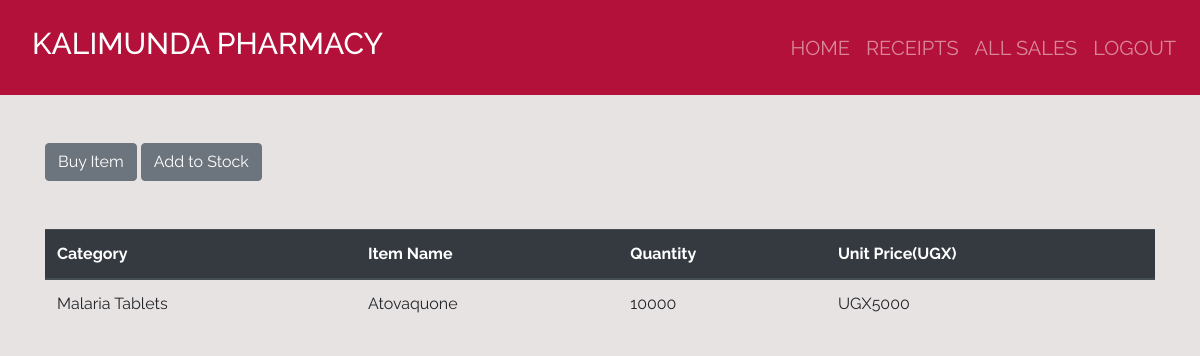
The page /home/1 (signed in) on the database its author committed.
### dawa/models.py (models this page shows, shortened)
class Product(models.Model):
    category_name = models.ForeignKey(Category, on_delete=models.CASCADE, null=True, blank=True)
    item_name = models.CharField(max_length=50, null=True, blank=True)
    total_quantity = models.IntegerField(default=0, null=True, blank=True)
    issued_quantity = models.IntegerField(default=0, null=True, blank=True)
    recieved_quantity = models.IntegerField(default=0, null=True, blank=True)
    unit_price = models.IntegerField(default=0, null=True, blank=True)
    manufacturer = models.CharField(max_length=50, null=True, blank=True)
    brand = models.CharField(max_length=50, null=True, blank=True)

class Category(models.Model):
    name = models.CharField(max_length=50, null=True, blank=True)
    def __str__(self):  # here were are giving our..............
        return self.name

### dawa/views.py (the view)
# urls.py: path('home/<int:product_id>', views.product_details, name = 'product_detail'),
@login_required
def product_details(request, product_id):
    product = Product.objects.get(id = product_id)
    return render(request,'products/product_detail.html',{'product': product})

### templates/products/product_detail.html
{% extends 'products/base.html'%} {% block content%}
<br></br>
<div class = "container">
  <a href="{% url 'issue_item' product.id %}" ><input type="submit" value="Buy Item" class="btn btn-secondary" btn type="button"/></a>
  <a href="{% url 'add_to_stock' product.id %}" ><input type= "submit" value="Add to Stock" class="btn btn-secondary btn" type="button"/></a>
</div>
<br></br>
<div class = "container">
<table class="table">
  <thead class="thead-dark">
    <tr>
      <th scope="col">Category</th>
      <th scope="col">Item Name</th>
      <th scope="col">Quantity</th>
      <th scope="col">Unit Price(UGX)</th>
    </tr>
  </thead>
  <tbody>
    <tr>
      <td>{{product.category_name}}</td>
      <td>{{product.item_name}}</td>
      <td>{{product.total_quantity}}</td>
      <td>UGX{{product.unit_price}}</td>
    </tr>
  </tbody>
</table>
</div>
{% endblock %}

### dawa/static/css/main.css (style rules this page uses)
html,body { position: relative; overflow-x: hidden; background: url('/'); width: 100% !important; height: 100vh; display: table; position: relative; background-position: center; background-attachment: scroll; -o-background-size: cover; -moz-background-size: cover; -webkit-background-size: cover; background-size: cover; background-repeat: no-repeat; }
body { background-color: hsl(0, 8%, 90%); font-family: 'raleway'; }

### rows shown on the page
Product: category_name "Malaria Tablets", item_name "Atovaquone", total_quantity "10000", unit_price "5000"
